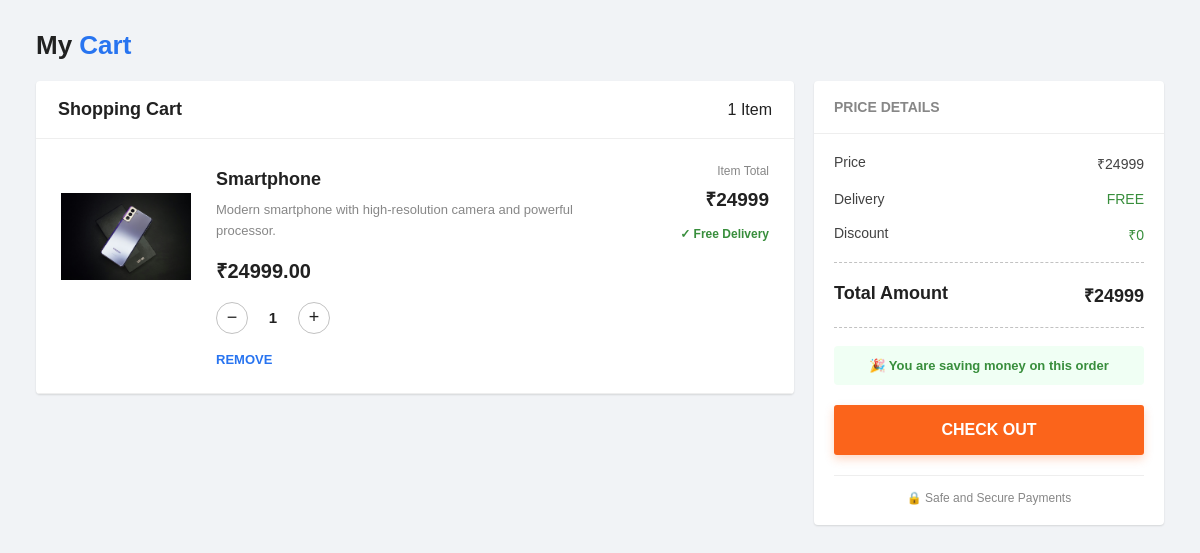
The page /cart/carts/ (signed in) on the database its author committed.
### cart/models.py (models this page shows)
class Cart(models.Model):
    user =models.ForeignKey(User,on_delete=models.CASCADE)
    product =models.ForeignKey(Product, on_delete=models.CASCADE)
    quantity = models. PositiveIntegerField(default=1)
    total_price = models. IntegerField()
    created_at= models. DateTimeField(auto_now_add=True)

### base/models.py (models this page shows)
class Product(models.Model):
        category = models.ForeignKey(Category,on_delete=models.CASCADE)
        pname = models.CharField(max_length=200)
        pdescription = models.TextField()
        price = models.DecimalField(max_digits=10,decimal_places=2)
        stock = models.PositiveIntegerField(default=0)
        is_available = models.BooleanField(default=True)
        pimage = models.ImageField(upload_to='products/',default='Default.jpg')
        is_delete = models.BooleanField(default=False)
        created_at = models.DateTimeField(auto_now_add=True)

### cart/views.py (the view)
# urls.py: path('carts/', cart, name='cart'),
@login_required(login_url='login_')
def cart(request):
    cart_product = Cart.objects.filter(user=request.user)
    TA = 0
    for i in cart_product:
        TA += i.total_price
    return render(request,'cart.html',{'cart_product': cart_product,'TA': TA})

### cart/templates/cart.html (shortened to what this page needs)
{% extends 'main.html' %}
{% block context %}
<div class="cart-page">
    <div class="cart-title">
        My <span>Cart</span>
    </div>
    {% if cart_product %}
    <div class="cart-layout">
        <div class="cart-box">
            <div class="cart-header">
                <h2>Shopping Cart</h2>
                {{ cart_product|length }} Item{{ cart_product|length|pluralize }}</span>
            </div>
            {% for i in cart_product %}
            <div class="cart-product">
                <div class="product-image">
                    {% if i.product.pimage %}
                        <img src="{{ i.product.pimage.url }}"alt="{{ i.product.pname }}">
                    {% else %}
                        <img src="/static/images/no-image.png"alt="No image">
                    {% endif %}
                </div>
                <div class="product-details">
                    <h3>{{ i.product.pname }}</h3>
                    <p class="product-description">{{ i.product.pdescription }}</p>
                    <div class="product-price">₹{{ i.product.price }}</div>
                    <div class="quantity-box">
                        <a href="{% url 'minus' i.id %}">
                            −
                        </a>
                        <span class="quantity-number">
                            {{ i.quantity }}
                        </span>
                        <a href="{% url 'plus' i.id %}">+</a>
                    </div>
                    <a class="remove-btn" href="{% url 'removee' i.id %}">Remove</a>
                </div>
                <div class="product-total">
                    <small>Item Total</small>
                    <strong>₹{{ i.total_price }}</strong>
                    <div class="delivery">✓ Free Delivery</div>
                </div>
            </div>
            {% endfor %}
        </div>
        <div class="price-card">
            <div class="price-title">Price Details</div>
            <div class="price-content">
                <div class="price-row">
                    <span>Price</span>
                    <span> ₹{{ TA }}</span>
                </div>
                <div class="price-row">
                    <span>Delivery</span>
                    <span class="green">FREE</span>
                </div>
                <div class="price-row">
                    <span> Discount</span>
                    <span class="green">₹0</span>
                </div>
                <div class="total-row">
                    <span>Total Amount</span>
                    <span>₹{{ TA }}</span>
                </div>
                <div class="savings">🎉 You are saving money on this order</div>
                <a href="{% url 'checkout' %}"><button class="checkout-btn">CHECK OUT</button></a>
                <div class="secure-payment">🔒 Safe and Secure Payments</div>
            </div>
        </div>
    </div>
    {% endif %}
</div>
{% endblock %}

### cart/templates/cart.html (style rules this page uses)
* { box-sizing: border-box; }
body { margin: 0; font-family: Arial, Helvetica, sans-serif; background: #f1f3f6; color: #212121; }
.cart-page { width: 94%; max-width: 1250px; margin: 30px auto 60px; }
.cart-title { font-size: 26px; font-weight: 600; margin-bottom: 20px; color: #212121; }
.cart-title span { color: #2874f0; }
.cart-layout { display: grid; grid-template-columns: 1fr 350px; gap: 20px; align-items: start; }
.cart-box { background: #ffffff; border-radius: 4px; box-shadow: 0 1px 2px rgba(0,0,0,0.12); overflow: hidden; }
.cart-header { padding: 18px 22px; border-bottom: 1px solid #eeeeee; display: flex; justify-content: space-between; align-items: center; }
.cart-header h2 { margin: 0; font-size: 18px; font-weight: 600; }
.cart-product { display: grid; grid-template-columns: 130px 1fr 150px; gap: 25px; padding: 25px; border-bottom: 1px solid #eeeeee; transition: 0.25s ease; }
.product-image { width: 130px; height: 145px; display: flex; align-items: center; justify-content: center; background: #ffffff; border-radius: 5px; overflow: hidden; }
.product-image img { width: 100%; height: 100%; object-fit: contain; transition: 0.3s ease; }
.product-details h3 { margin: 5px 0 10px; font-size: 18px; font-weight: 600; color: #212121; }
.product-description { margin: 0 0 15px; font-size: 13px; line-height: 1.6; color: #878787; max-width: 480px; }
.product-price { font-size: 20px; font-weight: 600; color: #212121; margin-bottom: 18px; }
.quantity-box { display: flex; align-items: center; gap: 10px; }
.quantity-box a { width: 32px; height: 32px; display: flex; align-items: center; justify-content: center; border-radius: 50%; border: 1px solid #c2c2c2; background: white; color: #212121; text-decoration: none; font-size: 18px; transition: 0.2s ease; }
.quantity-number { min-width: 30px; text-align: center; font-size: 15px; font-weight: 600; }
.remove-btn { display: inline-block; margin-top: 18px; color: #2874f0; font-size: 13px; font-weight: 600; text-decoration: none; text-transform: uppercase; }
.product-total { text-align: right; }
.product-total small { display: block; color: #878787; font-size: 12px; margin-bottom: 8px; }
.product-total strong { font-size: 19px; color: #212121; }
.delivery { margin-top: 15px; color: #388e3c; font-size: 12px; font-weight: 600; }
.price-card { background: white; border-radius: 4px; box-shadow: 0 1px 2px rgba(0,0,0,0.12); position: sticky; top: 20px; }
.price-title { padding: 18px 20px; border-bottom: 1px solid #eeeeee; color: #878787; font-size: 14px; font-weight: 600; text-transform: uppercase; }
.price-content { padding: 20px; }
.price-row { display: flex; justify-content: space-between; margin-bottom: 18px; font-size: 14px; color: #424242; }
.price-row .green { color: #388e3c; }
.total-row { display: flex; justify-content: space-between; padding: 20px 0; margin-top: 5px; border-top: 1px dashed #c2c2c2; border-bottom: 1px dashed #c2c2c2; font-size: 18px; font-weight: 600; }
.savings { margin-top: 18px; padding: 12px; border-radius: 4px; background: #f0fff4; color: #388e3c; font-size: 13px; font-weight: 600; text-align: center; }
.checkout-btn { width: 100%; margin-top: 20px; padding: 16px; border: none; border-radius: 3px; background: #fb641b; color: white; font-size: 16px; font-weight: 600; cursor: pointer; box-shadow: 0 4px 10px rgba(251,100,27,0.25); transition: 0.25s ease; }
.secure-payment { margin-top: 20px; padding-top: 15px; border-top: 1px solid #eeeeee; color: #878787; font-size: 12px; text-align: center; }

### rows shown on the page
Cart: product.pimage (picture), product.pname "Smartphone", product.pdescription "Modern smartphone with high-resolution camera and powerful processor.", product.price "24999.00", quantity "1", total_price "24999"

### other values the page prints
{{ cart_product|length }} "1"
{{ TA }} "24999"
